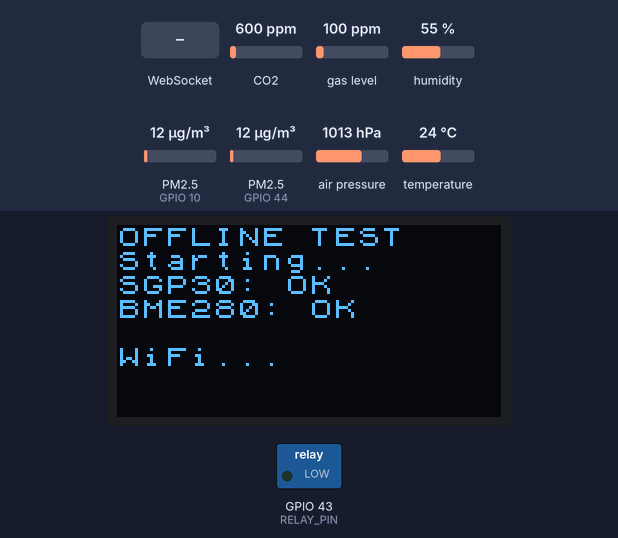
Bench run of a sketch on a simulated ESP32-S3. Parts: 128×64 one-colour display, switched loads named in the sketch (green lamp = pin HIGH). Wiring (inferred from the names in the program): 2 × dust sensor: data GPIO 10 / data GPIO 44. The inputs (shaded band) are chosen by the test bench; at power-on: gas level 100 ppm, CO2 600 ppm, humidity 55 %, PM2.5 (sensors on GPIO 10, GPIO 44) 12 µg/m³, air pressure 1013 hPa, temperature 24 °C. WiFi joins after 1.5 s; servers stay silent unless stated; what the sketch prints to the serial monitor is not drawn.

Above: at 2.1 s.
At 5.2 s:
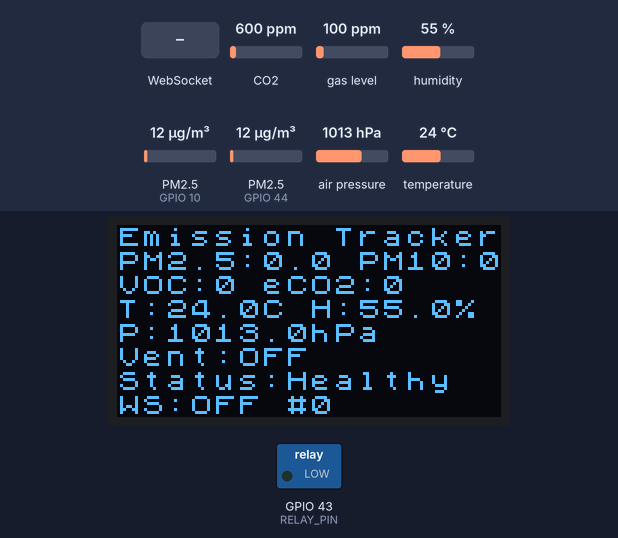
5.3 s: gas level set to 233 ppm
At 17.6 s:
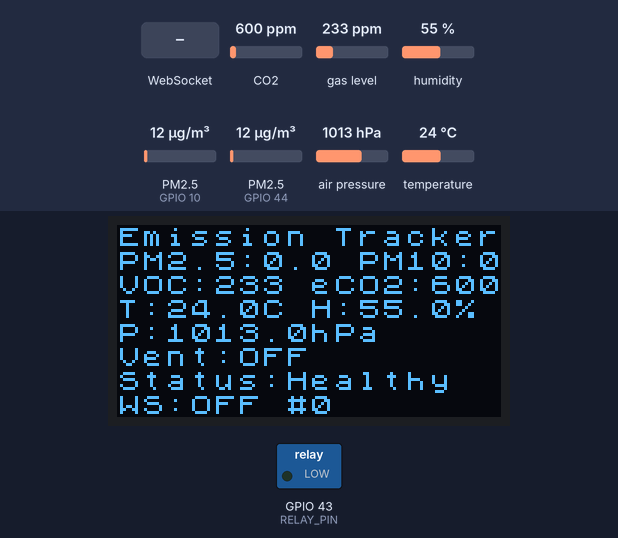
18.2 s: gas level set to 265 ppm
At 20.8 s:
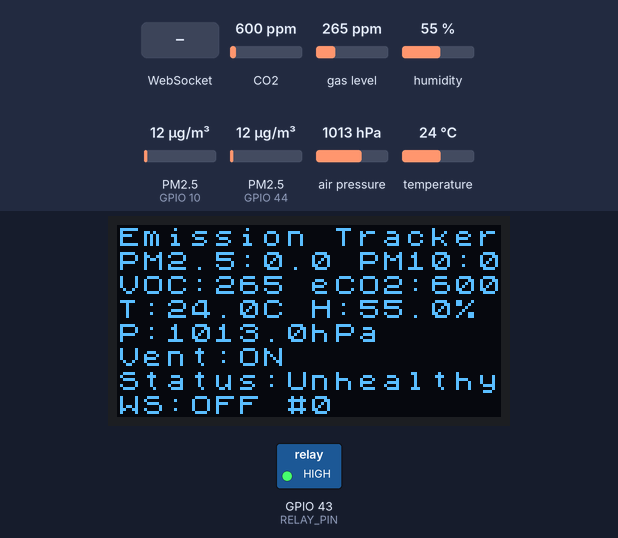
21.4 s: gas level set to 250 ppm
At 24.3 s:
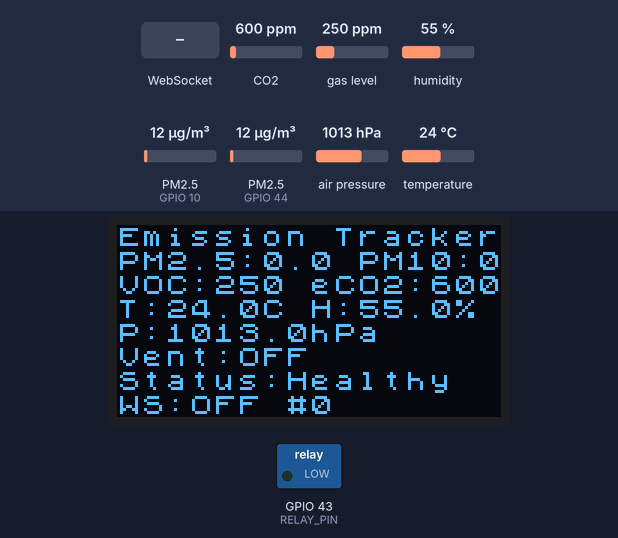
35.4 s: WebSocket text "FAN_ON" received
At 36.5 s:
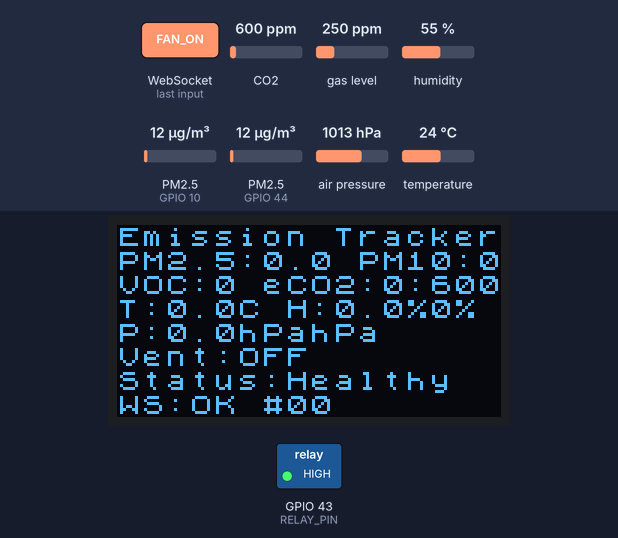
37.1 s: CO2 set to 1700 ppm
51.1 s: WebSocket text "POMPA_ON" received
Timing chart, 0 to 53.6 s (numbered marks = the images above; inputs shaded):
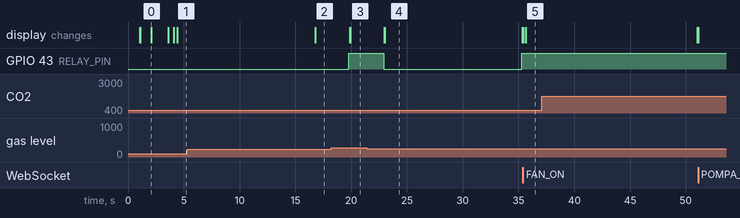

The sketch:

esp32_test_offline_mode.ino
```cpp
#include <WiFi.h>
#include <WebSocketsClient.h>
#include <ArduinoJson.h>
#include <U8x8lib.h>
#include <Wire.h>
#include <Adafruit_SGP30.h>
#include <Adafruit_BME280.h>

const char* ssid = "YOUR_WIFI_SSID";
const char* password = "YOUR_WIFI_PASSWORD";
const char* ws_host = "YOUR_SERVER_IP";
const int ws_port = 3000;

#define RELAY_PIN 43
#define DUST_PIN 44
#define DUST_PM10_PIN 10

#define FORCE_OFFLINE_MODE false
#define OFFLINE_AFTER_SECONDS 0

U8X8_SSD1306_128X64_NONAME_HW_I2C u8x8(U8X8_PIN_NONE);
WebSocketsClient webSocket;
Adafruit_SGP30 sgp;
Adafruit_BME280 bme;

bool isConnected = false;
bool bmeInitialized = false;
bool sgpInitialized = false;
unsigned long lastSendTime = 0;
unsigned long sgpStartTime = 0;
int messageCount = 0;
unsigned long bootTime = 0;

unsigned long dustStartTime = 0;
unsigned long lowpulseoccupancy = 0;
float concentration = 0;

unsigned long dustPM10StartTime = 0;
unsigned long lowpulseoccupancyPM10 = 0;
float concentrationPM10 = 0;

bool useMLPrediction = false;
float ml_pm25 = 0;
float ml_pm10 = 0;

const unsigned long sendInterval = 3000;
const unsigned long dustSampleTime = 30000;

const float TEMP_MIN = 11.0;
const float TEMP_MAX = 47.0;
const float HUM_MIN = 15.0;
const float HUM_MAX = 108.0;
const float PRESS_MIN = 1000.0;
const float PRESS_MAX = 1025.0;
const float PM25_MIN = 1.75;
const float PM25_MAX = 443.0;
const float PM10_MIN = 2.65;
const float PM10_MAX = 659.0;

float predictPM25_ML(float temp, float hum, float press) {
  float temp_norm = (temp - TEMP_MIN) / (TEMP_MAX - TEMP_MIN);
  float hum_norm = (hum - HUM_MIN) / (HUM_MAX - HUM_MIN);
  float press_norm = (press - PRESS_MIN) / (PRESS_MAX - PRESS_MIN);

  float pm25_norm = 0.3 * temp_norm + 0.2 * hum_norm + 0.1 * press_norm +
                    0.15 * temp_norm * hum_norm + 0.25;

  float pm25 = PM25_MIN + pm25_norm * (PM25_MAX - PM25_MIN);

  if (pm25 < 0) pm25 = 0;
  if (pm25 > 500) pm25 = 500;

  return pm25;
}

float predictPM10_ML(float temp, float hum, float press) {
  float temp_norm = (temp - TEMP_MIN) / (TEMP_MAX - TEMP_MIN);
  float hum_norm = (hum - HUM_MIN) / (HUM_MAX - HUM_MIN);
  float press_norm = (press - PRESS_MIN) / (PRESS_MAX - PRESS_MIN);

  float pm10_norm = 0.35 * temp_norm + 0.25 * hum_norm + 0.1 * press_norm +
                    0.2 * temp_norm * hum_norm + 0.1;

  float pm10 = PM10_MIN + pm10_norm * (PM10_MAX - PM10_MIN);

  if (pm10 < 0) pm10 = 0;
  if (pm10 > 700) pm10 = 700;

  return pm10;
}

void setup() {
  Serial.begin(115200);
  delay(1000);

  bootTime = millis();

  Serial.println("\n========================================");
  Serial.println("ESP32-S3 OFFLINE MODE TEST");
  Serial.println("========================================");
  Serial.printf("FORCE_OFFLINE_MODE: %s\n", FORCE_OFFLINE_MODE ? "YES" : "NO");
  Serial.printf("OFFLINE_AFTER_SECONDS: %d\n", OFFLINE_AFTER_SECONDS);
  Serial.println("========================================\n");

  pinMode(RELAY_PIN, OUTPUT);
  digitalWrite(RELAY_PIN, LOW);
  pinMode(DUST_PIN, INPUT);
  pinMode(DUST_PM10_PIN, INPUT);

  Wire.begin();
  Wire.setClock(100000);

  Serial.println("[OLED] Initializing...");
  u8x8.begin();
  u8x8.setFlipMode(1);
  u8x8.setFont(u8x8_font_chroma48medium8_r);
  u8x8.clear();
  u8x8.drawString(0, 0, "OFFLINE TEST");
  u8x8.drawString(0, 1, "Starting...");
  Serial.println("[OLED] ✓ OK");

  Serial.println("[SGP30] Initializing...");
  if (sgp.begin()) {
    sgp.IAQinit();
    sgpStartTime = millis();
    sgpInitialized = true;
    u8x8.drawString(0, 2, "SGP30: OK");
    Serial.println("[SGP30] ✓ OK");
  } else {
    u8x8.drawString(0, 2, "SGP30: FAIL");
    Serial.println("[SGP30] ✗ FAILED (continuing anyway)");
  }

  Serial.println("[BME280] Initializing...");
  if (bme.begin(0x76) || bme.begin(0x77)) {
    bmeInitialized = true;
    u8x8.drawString(0, 3, "BME280: OK");
    Serial.println("[BME280] ✓ OK");
  } else {
    u8x8.drawString(0, 3, "BME280: FAIL");
    Serial.println("[BME280] ✗ FAILED (continuing anyway)");
  }

  delay(1000);

  if (FORCE_OFFLINE_MODE) {
    Serial.println("[TEST] ⚠️ FORCE OFFLINE MODE ENABLED - Skipping WiFi");
    useMLPrediction = true;
    u8x8.drawString(0, 5, "TEST: OFFLINE");
    u8x8.drawString(0, 6, "ML Mode: ON");
  } else {
    Serial.println("[WiFi] Connecting...");
    u8x8.drawString(0, 5, "WiFi...");
    WiFi.mode(WIFI_STA);
    WiFi.begin(ssid, password);
    WiFi.setTxPower(WIFI_POWER_11dBm);

    int attempts = 0;
    while (WiFi.status() != WL_CONNECTED && attempts < 30) {
      delay(500);
      Serial.print(".");
      attempts++;
    }
    Serial.println();

    if (WiFi.status() != WL_CONNECTED) {
      Serial.println("[WiFi] ✗ FAILED - Entering OFFLINE MODE");
      u8x8.drawString(0, 6, "WiFi: FAIL");
      u8x8.drawString(0, 7, "ML Mode: ON");
      useMLPrediction = true;
    } else {
      Serial.println("[WiFi] ✓ Connected");
      Serial.printf("[WiFi] IP: %s\n", WiFi.localIP().toString().c_str());
      u8x8.drawString(0, 6, "WiFi: OK");
      useMLPrediction = false;
    }

    delay(500);

    if (WiFi.status() == WL_CONNECTED) {
      Serial.println("[WS] Setting up...");
      webSocket.begin(ws_host, ws_port, "/");
      webSocket.onEvent(webSocketEvent);
      webSocket.setReconnectInterval(5000);
      Serial.println("[WS] ✓ Configured");
      u8x8.drawString(0, 7, "WS: OK");
    } else {
      Serial.println("[WS] Skipped - WiFi not connected");
      u8x8.drawString(0, 7, "WS: OFF");
    }
  }

  dustStartTime = millis();
  dustPM10StartTime = millis();

  Serial.println("\n✓ Initialization complete");
  Serial.printf("Free heap: %d bytes\n", ESP.getFreeHeap());
  if (useMLPrediction) {
    Serial.println("🤖 ML Prediction Mode: ENABLED");
  }
  Serial.println();
}

void loop() {
  if (OFFLINE_AFTER_SECONDS > 0) {
    unsigned long elapsed = (millis() - bootTime) / 1000;
    if (elapsed >= OFFLINE_AFTER_SECONDS && !useMLPrediction && WiFi.status() == WL_CONNECTED) {
      Serial.printf("[TEST] ⚠️ Simulating WiFi disconnect after %d seconds\n", OFFLINE_AFTER_SECONDS);
      WiFi.disconnect();
      delay(100);
      useMLPrediction = true;
      u8x8.drawString(0, 6, "WiFi: TEST");
      u8x8.drawString(0, 7, "ML Mode: ON");
    }
  }

  if (!FORCE_OFFLINE_MODE) {
    if (WiFi.status() != WL_CONNECTED && !useMLPrediction) {
      useMLPrediction = true;
      Serial.println("[WiFi] Connection lost - Switching to ML Mode");
      u8x8.drawString(0, 6, "WiFi: LOST");
      u8x8.drawString(0, 7, "ML Mode: ON");
    } else if (WiFi.status() == WL_CONNECTED && useMLPrediction && !FORCE_OFFLINE_MODE) {
      useMLPrediction = false;
      Serial.println("[WiFi] Connection restored - Switching to Online Mode");
      if (!isConnected) {
        webSocket.begin(ws_host, ws_port, "/");
        webSocket.onEvent(webSocketEvent);
        webSocket.setReconnectInterval(5000);
      }
    }

    if (WiFi.status() == WL_CONNECTED) {
      webSocket.loop();
    }
  }

  // Read PM2.5 dust sensor (non-blocking)
  unsigned long duration = pulseIn(DUST_PIN, LOW, 100000); // 100ms timeout
  if (duration > 0) {
    lowpulseoccupancy += duration;
  }

  // Read PM10 dust sensor (non-blocking)
  unsigned long durationPM10 = pulseIn(DUST_PM10_PIN, LOW, 100000); // 100ms timeout
  if (durationPM10 > 0) {
    lowpulseoccupancyPM10 += durationPM10;
  }

  // Debug output every 5 seconds to check if sensor is reading
  static unsigned long lastDustDebug = 0;
  if (millis() - lastDustDebug > 5000) {
    lastDustDebug = millis();
    Serial.printf("[Dust Debug] PM2.5 Pin:%d LPO:%lu | PM10 Pin:%d LPO:%lu\n",
                  DUST_PIN, lowpulseoccupancy, DUST_PM10_PIN, lowpulseoccupancyPM10);

    // Check if sensor is connected (read pin state)
    int pinStatePM25 = digitalRead(DUST_PIN);
    int pinStatePM10 = digitalRead(DUST_PM10_PIN);
    Serial.printf("[Dust Debug] PM2.5 Pin State: %d | PM10 Pin State: %d\n", pinStatePM25, pinStatePM10);

    if (lowpulseoccupancy == 0 && lowpulseoccupancyPM10 == 0) {
      Serial.println("[Dust Debug] ⚠️ WARNING: No pulses detected! Check:");
      Serial.println("  1. Sensor wiring (voltage divider installed?)");
      Serial.println("  2. Sensor power supply (5V connected?)");
      Serial.println("  3. Pin connections (RX7/SWD10 correct?)");
      Serial.println("  4. Sensor preheat (3 minutes completed?)");
    }
  }

  // Calculate PM2.5 every 30s
  if ((millis() - dustStartTime) > dustSampleTime) {
    float ratio = lowpulseoccupancy / (dustSampleTime * 10.0);

    // Check if we have valid data (ratio > 0 means pulses were detected)
    if (lowpulseoccupancy == 0) {
      Serial.println("[Dust] ⚠️ PM2.5: No pulses detected - sensor may not be working!");
      Serial.println("[Dust] ⚠️ Check wiring, power supply, and voltage divider!");
      // Keep previous value or set to 0, don't use 0.62 (formula constant)
      if (concentration == 0.62) {
        concentration = 0; // Reset to 0 if it's just the formula constant
      }
    } else {
      concentration = 1.1 * pow(ratio, 3) - 3.8 * pow(ratio, 2) + 520 * ratio + 0.62;
      Serial.printf("[Dust] PM2.5: %.2f (Ratio:%.4f LPO:%lu μs)\n", concentration, ratio, lowpulseoccupancy);
    }

    lowpulseoccupancy = 0;
    dustStartTime = millis();
  }

  // Calculate PM10 every 30s
  if ((millis() - dustPM10StartTime) > dustSampleTime) {
    float ratioPM10 = lowpulseoccupancyPM10 / (dustSampleTime * 10.0);

    // Check if we have valid data
    if (lowpulseoccupancyPM10 == 0) {
      Serial.println("[Dust] ⚠️ PM10: No pulses detected - sensor may not be working!");
      Serial.println("[Dust] ⚠️ Check wiring, power supply, and voltage divider!");
      // Keep previous value or set to 0, don't use 0.62 (formula constant)
      if (concentrationPM10 == 0.62) {
        concentrationPM10 = 0; // Reset to 0 if it's just the formula constant
      }
    } else {
      concentrationPM10 = 1.1 * pow(ratioPM10, 3) - 3.8 * pow(ratioPM10, 2) + 520 * ratioPM10 + 0.62;
      Serial.printf("[Dust] PM10: %.2f (Ratio:%.4f LPO:%lu μs)\n", concentrationPM10, ratioPM10, lowpulseoccupancyPM10);
    }

    lowpulseoccupancyPM10 = 0;
    dustPM10StartTime = millis();
  }

  if ((millis() - lastSendTime > sendInterval)) {
    lastSendTime = millis();
    sendSensorData();
  }

  delay(10);
}

void sendSensorData() {
  uint16_t voc = 0, eco2 = 0, h2 = 0, ethanol = 0;
  float temp = 0, hum = 0, press = 0;

  bool sgpReady = sgpInitialized && (millis() - sgpStartTime > 15000);
  if (sgpReady) {
    if (sgp.IAQmeasure()) {
      voc = sgp.TVOC;
      eco2 = sgp.eCO2;
    }
    if (voc > 0 && sgp.IAQmeasureRaw()) {
      h2 = sgp.rawH2;
      ethanol = sgp.rawEthanol;
    }
  }

  if (bmeInitialized) {
    temp = bme.readTemperature();
    hum = bme.readHumidity();
    press = bme.readPressure() / 100.0F;
  }

  if (useMLPrediction && bmeInitialized) {
    ml_pm25 = predictPM25_ML(temp, hum, press);
    ml_pm10 = predictPM10_ML(temp, hum, press);
    Serial.printf("[ML] Predicted: PM2.5=%.1f PM10=%.1f (T=%.1f H=%.1f P=%.1f)\n",
                  ml_pm25, ml_pm10, temp, hum, press);
  }

  float currentPM25 = useMLPrediction ? ml_pm25 : concentration;
  bool relayState = (voc > 250 || currentPM25 > 50);
  digitalWrite(RELAY_PIN, relayState ? HIGH : LOW);

  StaticJsonDocument<512> doc;
  doc["type"] = "sensor_data";
  doc["device"] = "ESP32-S3";
  doc["voc"] = voc;
  doc["eco2"] = eco2;
  doc["h2"] = h2;
  doc["ethanol"] = ethanol;

  if (useMLPrediction) {
    doc["pm25"] = ml_pm25;
    doc["pm10"] = ml_pm10;
    doc["ml_mode"] = true;
    doc["source"] = "ML_Prediction";
  } else {
    doc["pm25"] = concentration;
    doc["pm10"] = concentrationPM10;
    doc["ml_mode"] = false;
    doc["source"] = "Sensor";
  }

  doc["temperature"] = temp;
  doc["humidity"] = hum;
  doc["pressure"] = press;
  doc["status"] = relayState ? "Unhealthy" : "Healthy";
  doc["relay_state"] = relayState ? "ON" : "OFF";
  doc["heap"] = ESP.getFreeHeap();
  doc["wifi_status"] = WiFi.status() == WL_CONNECTED ? "Connected" : "Offline";

  String jsonString;
  serializeJson(doc, jsonString);

  if (isConnected && WiFi.status() == WL_CONNECTED && !FORCE_OFFLINE_MODE) {
    bool result = webSocket.sendTXT(jsonString);
    if (result) {
      messageCount++;
      Serial.printf("[WS] → #%d (%d bytes) %s\n", messageCount, jsonString.length(),
                    useMLPrediction ? "[ML MODE]" : "");
    }
  } else {
    Serial.printf("[OFFLINE] %s\n", jsonString.c_str());
  }

  // Update OLED every 5 messages (more frequent for better visibility)
  if (messageCount % 5 == 0) {
    float currentPM25 = useMLPrediction ? ml_pm25 : concentration;
    float currentPM10 = useMLPrediction ? ml_pm10 : concentrationPM10;
    updateDisplay(voc, eco2, temp, hum, press, currentPM25, currentPM10, relayState, useMLPrediction);
    Serial.printf("[Data] VOC:%d eCO2:%d T:%.1f H:%.1f P:%.1f PM2.5:%.1f PM10:%.1f Relay:%s %s\n",
                  voc, eco2, temp, hum, press, currentPM25, currentPM10, relayState ? "ON" : "OFF",
                  useMLPrediction ? "[ML]" : "[Sensor]");
  }
}

void updateDisplay(uint16_t voc, uint16_t eco2, float temp, float hum, float press,
                   float pm25, float pm10, bool relay, bool mlMode) {
  // OLED Display Layout (128x64, 8 rows x 16 columns)
  // Row 0: Header
  u8x8.setCursor(0, 0);
  u8x8.print("Emission Tracker");

  // Row 1: PM2.5 and PM10 (most important) - with ML indicator
  u8x8.setCursor(0, 1);
  if (mlMode) {
    u8x8.printf("PM2.5:%.1f* PM10:%.1f*", pm25, pm10);  // * indicates ML prediction
  } else {
    u8x8.printf("PM2.5:%.1f PM10:%.1f", pm25, pm10);
  }

  // Row 2: VOC and eCO2
  u8x8.setCursor(0, 2);
  u8x8.printf("VOC:%d eCO2:%d", voc, eco2);

  // Row 3: Temperature and Humidity
  u8x8.setCursor(0, 3);
  u8x8.printf("T:%.1fC H:%.1f%%", temp, hum);

  // Row 4: Pressure
  u8x8.setCursor(0, 4);
  u8x8.printf("P:%.1fhPa", press);

  // Row 5: Ventilation Status
  u8x8.setCursor(0, 5);
  u8x8.printf("Vent:%s", relay ? "ON " : "OFF");

  // Row 6: Status (Healthy/Unhealthy)
  u8x8.setCursor(0, 6);
  if (voc > 250 || pm25 > 50) {
    u8x8.print("Status:Unhealthy");
  } else {
    u8x8.print("Status:Healthy  ");
  }

  // Row 7: Connection status, ML mode, and message count
  u8x8.setCursor(0, 7);
  if (mlMode) {
    u8x8.printf("ML:%s #%d", WiFi.status() == WL_CONNECTED ? "OK" : "OFF", messageCount);
  } else {
    u8x8.printf("WS:%s #%d", isConnected ? "OK" : "OFF", messageCount);
  }
}

void webSocketEvent(WStype_t type, uint8_t * payload, size_t length) {
  switch(type) {
    case WStype_DISCONNECTED:
      {
        Serial.println("[WS] ✗ Disconnected");
        isConnected = false;
      }
      break;

    case WStype_CONNECTED:
      {
        Serial.printf("[WS] ✓ Connected: %s\n", payload);
        isConnected = true;
        messageCount = 0;

        delay(100);
        String initMsg = "{\"type\":\"init\",\"device\":\"ESP32-S3\",\"ip\":\"" +
                         WiFi.localIP().toString() + "\"}";
        webSocket.sendTXT(initMsg);
        Serial.println("[WS] → Init sent");

        updateDisplay(0, 0, 0, 0, 0, 0, 0, false, false);
      }
      break;

    case WStype_TEXT:
      {
        Serial.printf("[WS] ← %s\n", payload);

        StaticJsonDocument<128> doc;
        if (deserializeJson(doc, payload) == DeserializationError::Ok) {
          const char* cmd = doc["action"];
          if (cmd) {
            if (strcmp(cmd, "FAN_ON") == 0 || strcmp(cmd, "POMPA_ON") == 0) {
              digitalWrite(RELAY_PIN, HIGH);
              Serial.println("[Relay] Manual ON");
            } else if (strcmp(cmd, "FAN_OFF") == 0 || strcmp(cmd, "POMPA_OFF") == 0) {
              digitalWrite(RELAY_PIN, LOW);
              Serial.println("[Relay] Manual OFF");
            }
          }
        }
      }
      break;

    case WStype_ERROR:
      {
        Serial.printf("[WS] ✗ Error: %s\n", payload);
      }
      break;
  }
}
```

Measured:
- the behaviour switches between 250 and 251 ppm on gas level (found by bisection; images 2 and 3)
- after the input at 18.2 s, GPIO 43 (RELAY_PIN): LOW → HIGH after 1.6 s; the display: first changes after 1.7 s (image 3 shows a later state)
- after the input at 21.4 s, GPIO 43 (RELAY_PIN): HIGH → LOW after 1.5 s, → HIGH 12.4 s later
- after the input at 35.4 s, the display: first differs from a run without the input after 0.27 s (image 5)
- what the display in image 0 shows lasts 1.5 s, from 2.1 s to 3.6 s
- what the display in image 4 shows lasts 12.4 s, from 23.0 s to 35.4 s
